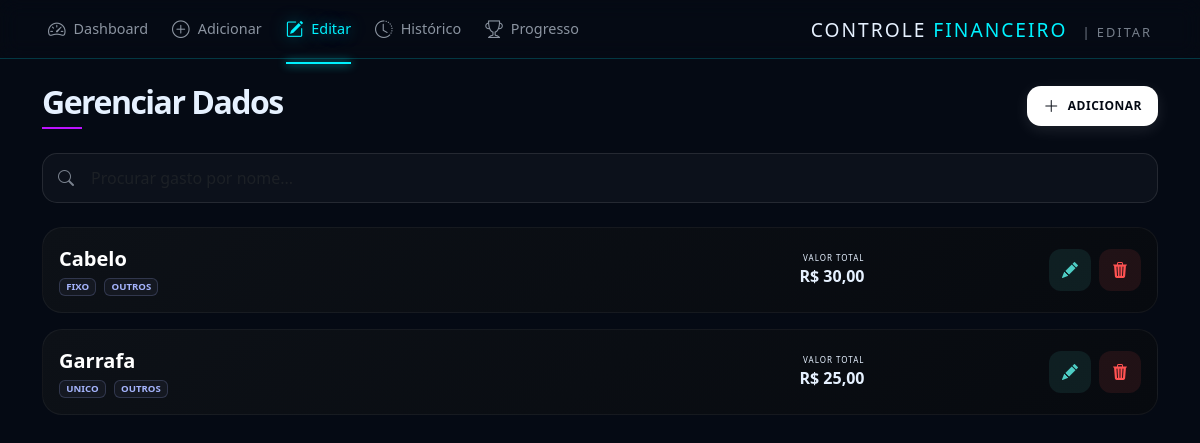
Page /editar on the earlier database version.
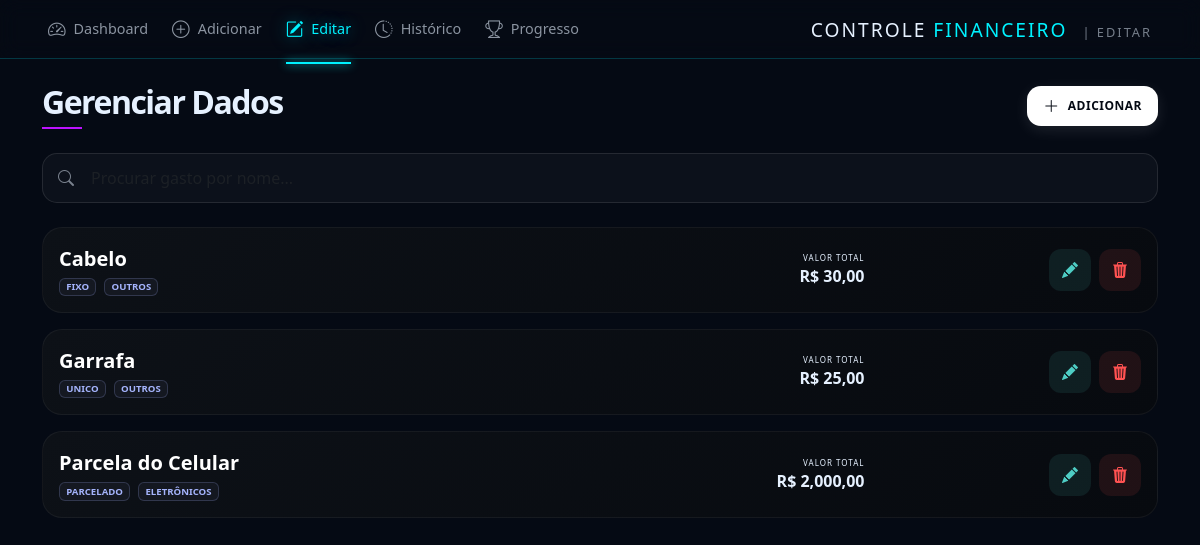
Same page on the later database version.
### app.py (models this page shows)
class Gasto(db.Model):
    id = db.Column(db.Integer, primary_key=True)
    nome = db.Column(db.String(100), nullable=False)
    categoria = db.Column(db.String(50), nullable=False)
    valor_total = db.Column(db.Float, nullable=False) # Valor da Reserva ou Total
    valor_mensal = db.Column(db.Float, nullable=False) # Valor da Parcela
    valor_gasto_real = db.Column(db.Float, default=0.0) # Quanto já usou do envelope
    total_parcelas = db.Column(db.Integer, default=1)
    parcelas_pagas = db.Column(db.Integer, default=0)
    parcelas_reservadas = db.Column(db.Integer, default=0) # Adicione esta linha
    falta_pagar = db.Column(db.Float)
    tipo = db.Column(db.String(20)) # 'Fixo', 'Parcelado' ou 'Unico'
    status = db.Column(db.String(20), default='Pendente')
    mes = db.Column(db.Integer)
    ano = db.Column(db.Integer)

### app.py (the view)
@app.route('/editar')
def editar():
    gastos = Gasto.query.all()
    return render_template('editar.html', gastos=gastos)

### templates/editar.html (shortened to what the changed rows need)
<!DOCTYPE html>
<html lang="pt-br">
<head>
    <link href="https://cdn.jsdelivr.net/npm/bootstrap@5.3.0/dist/css/bootstrap.min.css" rel="stylesheet">
    <link rel="stylesheet" href="https://cdn.jsdelivr.net/npm/bootstrap-icons@1.11.1/font/bootstrap-icons.css">
    <link rel="stylesheet" href="{{ url_for('static', filename='css/editar.css') }}">
</head>
<body>
    <header class="header-main px-5 py-3">
        <nav class="d-flex justify-content-between align-items-center">
            <div class="titulo-pagina text-end">
                <h2 class="m-0 tracking-widest text-uppercase h4">
                    Controle <span style="color: var(--accent-cyan)">Financeiro</span>
                    <small class="ms-2 opacity-50" style="font-size: 0.8rem;">| Editar</small>
                </h2>
            </div>
        </nav>
    </header>
    <div class="container py-4">
        <div class="d-flex justify-content-between align-items-center mb-4">
            <div>
                <h2 class="fw-bold mb-0" style="letter-spacing: -1.5px;">Gerenciar Dados</h2>
            </div>
        </div>
        <div class="row g-3" id="listaItens">
            {% for item in gastos %}
            <div class="col-12 item-card" data-nome="{{ item.nome.lower() }}">
                <div class="card-edit p-3">
                    <div class="row align-items-center">
                        <div class="col-6">
                            <strong class="d-block fs-5 text-white">{{ item.nome }}</strong>
                            <div class="d-flex gap-2 mt-1">
                                <span class="badge badge-info-custom">{{ item.tipo }}</span>
                                <span class="badge badge-info-custom">{{ item.categoria }}</span>
                            </div>
                        </div>
                        <div class="col-3 text-end">
                            <small class="d-block opacity-40 text-uppercase"
                                style="font-size: 0.5rem; letter-spacing: 1px;">Valor Total</small>
                            <span class="fw-bold">R$ {{ "{:,.2f}".format(item.valor_total).replace('.', ',') }}</span>
                        </div>
                        <div class="col-3 d-flex justify-content-end gap-2">
                            <button class="btn-circle btn-edit" onclick="abrirEdicao('{{ item.id }}')">
                                <i class="bi bi-pencil-fill"></i>
                            </button>
                            <button class="btn-circle btn-delete"
                                onclick="confirmarExclusao('{{ item.id }}', '{{ item.nome }}')">
                                <i class="bi bi-trash3-fill"></i>
                            </button>
                        </div>
                    </div>
                </div>
            </div>
            {% endfor %}
        </div>
    </div>
</body>
</html>

Differences in the rows shown:
added Gasto: nome "Parcela do Celular", tipo "PARCELADO", categoria "ELETRÔNICOS", valor_total "2,000,00"
